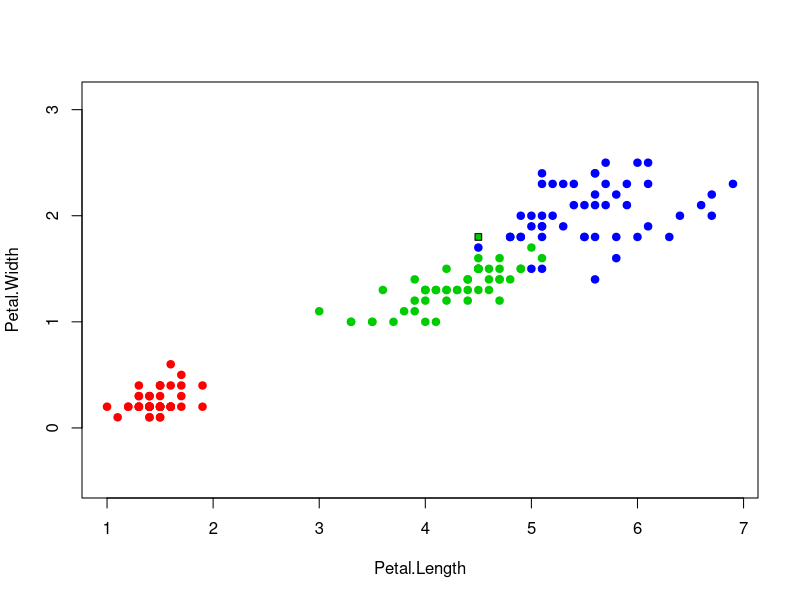

Here is the R script that generated this plot:
euclideanDistance <- function(u, v)
{
	sqrt(sum((u - v)^2))
}
 
sortObjectsByDist <- function(xl, z, metricFunction =
euclideanDistance)
{
	l <- dim(xl)[1]
	n <- dim(xl)[2] - 1
	distances <- matrix(NA, l, 2)
	for (i in 1:l)
	{
		distances[i, ] <- c(i, metricFunction(xl[i, 1:n], z))
	}

	orderedXl <- xl[order(distances[, 2]), ]
	return (orderedXl);
}

kNN <- function(xl, z, k)
{
	orderedXl <- sortObjectsByDist(xl, z)
	n <- dim(orderedXl)[2] - 1
	classes <- orderedXl[1:k, n + 1]
	counts <- table(classes)
	class <- names(which.max(counts))
	##cat(class," ")
	return (class)
}

kwNN <- function(xl, z, k,q)
{
	 m <- c("setosa" = 0, "versicolor" = 0, "virginica" = 0)
	xl <- sortObjectsByDist(xl, z)
	n <- dim(xl)[2] - 1
	classes <- xl[1:k, n + 1]
	for(i in 1:k)
	{
		w<-q ^ i
		m[classes[i]]<-m[classes[i]]+w
	}
	class <- names(which.max(m))
	return (class)
}



colors <- c("setosa" = "red", "versicolor" = "green3",
"virginica" = "blue")
plot(iris[, 3:4], pch = 21, bg = colors[iris$Species], col = colors[iris$Species], asp = 1)
z <- c(4.5, 1.8) 
xl <- iris[, 3:5] 
class <- kwNN(xl, z, k=10,2)
points(z[1], z[2], pch = 22, bg = colors[class], asp = 1)
